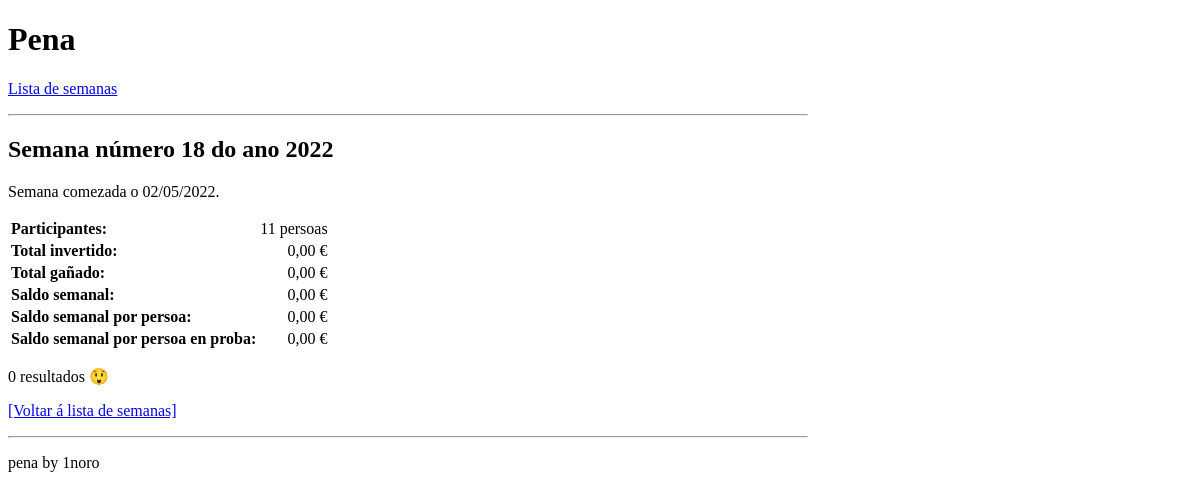
Page /semana.php?id=202218 on the earlier database version.
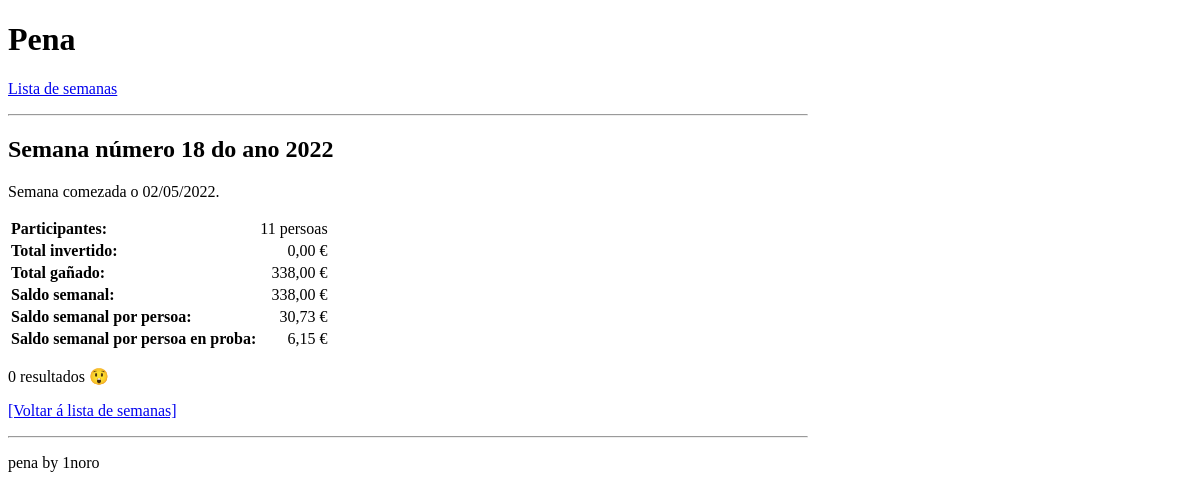
Same page on the later database version.
### tables this page shows
CREATE TABLE IF NOT EXISTS semana (
    id INTEGER NOT NULL,
    numero INTEGER NOT NULL,
    fecha_lunes DATE NOT NULL,
    participantes INTEGER NOT NULL,
    total_ganado FLOAT DEFAULT NULL,
    CONSTRAINT semana_id PRIMARY KEY (id)
);

### public/utils.php (called while the page is built, shortened)
<?php
function formatToTwoDecimals($number) {
    return number_format($number, 2, ",", ".");
}
function getNewConn() {
    $conn = new mysqli(getenv('DB_HOST'), getenv('DB_USER'), getenv('DB_PASS'), getenv('DB_NAME'));
    return $conn;
}
function getSemanaById($id) {
    $conn = getNewConn();
    $sql = "SELECT id, numero, fecha_lunes, participantes, total_ganado FROM semana WHERE id = " . $_GET["id"];
    $result = $conn->query($sql);
    if ($result->num_rows > 0) {
        $row = $result->fetch_assoc();
        return [
            "numero" => $row["numero"],
            "ano" => date("Y", strtotime($row["fecha_lunes"])),
            "mes" => date("m", strtotime($row["fecha_lunes"])),
            "dia" => date("d", strtotime($row["fecha_lunes"])),
            "participantes" => $row["participantes"],
            "total_ganado" => $row["total_ganado"]
        ];
    } else {
        $conn->close();
        return null;
    }
}
function getTotalInvertido($id) {
    $conn = getNewConn();
    $sql = "CALL get_total_semana($id)";
    $result = $conn->query($sql);
    if ($result->num_rows > 0) {
        $row = $result->fetch_assoc();
        return $row["total_invertido"];
    } else {
        $conn->close();
        return null;
    }
}
?>

### public/semana.php (the view, shortened to what this page needs)
<?php
    if (isset($_GET["id"])) {
        include "utils.php";
        $boletosPorSorteo = [];
        $inversion_semanal = 0;
        $saldo_semanal = 0;
        $saldo_semanal_persoa = 0;
        $saldo_semanal_persoa_proba = 0;
        $saldo_color = "inherit";
        $datosSemana = getSemanaById($_GET["id"]);
        if ($datosSemana != null) {
            $inversion_semanal = getTotalInvertido($_GET["id"]);
            $saldo_semanal = $datosSemana["total_ganado"] - $inversion_semanal;
            $saldo_semanal_persoa = $saldo_semanal / $datosSemana["participantes"];
            $saldo_semanal_persoa_proba = $saldo_semanal_persoa / 5;
        } else {
            die("<h1>Erro 404</h1>\n<p>A semana " . $_GET["id"] . " non existe.</p>\n");
        }
    } else {
        die("<h1>Erro 400</h1>\n<p>Tes que solicitar unha semana.</p>\n");
    }
?>
<!DOCTYPE html>
<html lang="gl">
    <head>
    </head>
    <body style="max-width: 800px;">
        <header>
            <h1>Pena</h1>
            <p><a href="index.php">Lista de semanas</a></p>
            <hr>
        </header>
        <main>
            <h2>Semana número <?= $datosSemana["numero"] ?> do ano <?= $datosSemana["ano"] ?></h2>
            <p>
                Semana comezada o
                <?= $datosSemana["dia"] . "/" . $datosSemana["mes"] . "/" . $datosSemana["ano"] ?>.
            </p>
            <p>
                <table class="noborder">
                    <tr>
                        <th class="left">Participantes:</th>
                        <td class="right noborder"><?= $datosSemana["participantes"] ?> persoas</td>
                    </tr>
                    <tr>
                        <th class="left">Total invertido:</th>
                        <td class="right noborder"><?= formatToTwoDecimals($inversion_semanal) ?> €</td>
                    </tr>
                    <tr>
                        <th class="left">Total gañado:</th>
                        <td class="right noborder"><?= formatToTwoDecimals($datosSemana["total_ganado"]) ?> €</td>
                    </tr>
                    <tr>
                        <th class="left">Saldo semanal:</th>
                        <td class="right noborder" style="color: <?= $saldo_color ?>;"><?= formatToTwoDecimals($saldo_semanal) ?> €</td>
                    </tr>
                    <tr>
                        <th class="left">Saldo semanal por persoa:</th>
                        <td class="right noborder" style="color: <?= $saldo_color ?>;"><?= formatToTwoDecimals($saldo_semanal_persoa) ?> €</td>
                    </tr>
                    <tr>
                        <th class="left">Saldo semanal por persoa en proba:</th>
                        <td class="right noborder" style="color: <?= $saldo_color ?>;"><?= formatToTwoDecimals($saldo_semanal_persoa_proba) ?> €</td>
                    </tr>
                </table>
            </p>
            <?php
                if ($boletosPorSorteo != []) {
                    echo getSorteosHTML($boletosPorSorteo);
                } else {
                    echo "<p>0 resultados 😲</p>";
                }
            ?>
            <p><a href="index.php">[Voltar á lista de semanas]</a></p>
        </main>
        <footer>
            <hr>
            <p>pena by 1noro</p>
        </footer>
    </body>
</html>

### public/semana.php (style rules this page uses)
table { text-align: center; }
th.left { text-align: left; }
td.right { text-align: right; }

Differences in the rows shown:
changed semana: total_ganado "0,00" → "338,00"; formatToTwoDecimals($saldo_semanal_persoa) "0,00" → "30,73"; formatToTwoDecimals($saldo_semanal_persoa_proba) "0,00" → "6,15"
